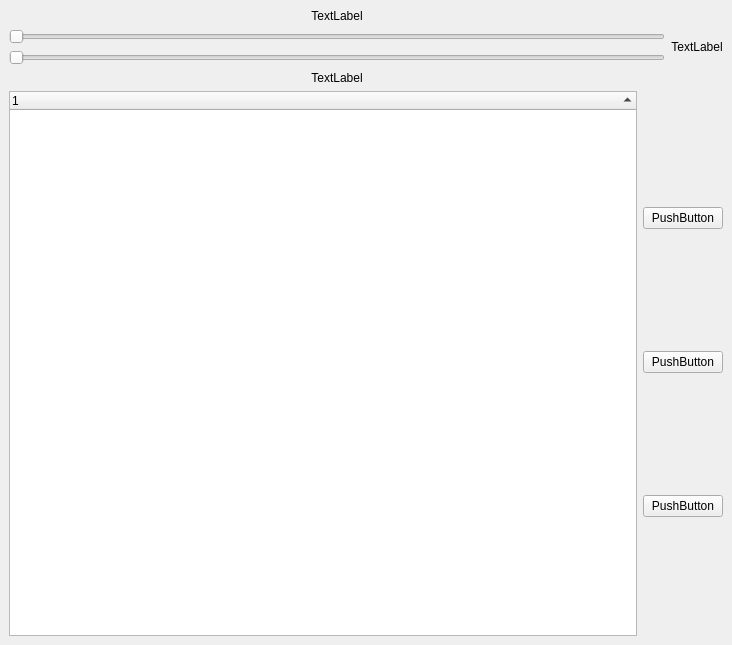
<?xml version="1.0" encoding="UTF-8"?>
<ui version="4.0">
 <class>MainWindow</class>
 <widget class="QMainWindow" name="MainWindow">
  <property name="geometry">
   <rect>
    <x>0</x>
    <y>0</y>
    <width>732</width>
    <height>645</height>
   </rect>
  </property>
  <property name="windowTitle">
   <string>MainWindow</string>
  </property>
  <widget class="QWidget" name="centralwidget">
   <layout class="QVBoxLayout" name="verticalLayout_3">
    <item>
     <layout class="QHBoxLayout" name="horizontalLayout_3">
      <item>
       <layout class="QVBoxLayout" name="verticalLayout_2">
        <item>
         <widget class="QLabel" name="label">
          <property name="text">
           <string>TextLabel</string>
          </property>
          <property name="alignment">
           <set>Qt::AlignCenter</set>
          </property>
         </widget>
        </item>
        <item>
         <widget class="QSlider" name="SlideTStop">
          <property name="orientation">
           <enum>Qt::Horizontal</enum>
          </property>
         </widget>
        </item>
        <item>
         <widget class="QSlider" name="SlideTStart">
          <property name="orientation">
           <enum>Qt::Horizontal</enum>
          </property>
         </widget>
        </item>
        <item>
         <widget class="QLabel" name="label_2">
          <property name="text">
           <string>TextLabel</string>
          </property>
          <property name="alignment">
           <set>Qt::AlignCenter</set>
          </property>
         </widget>
        </item>
       </layout>
      </item>
      <item>
       <widget class="QLabel" name="label_3">
        <property name="text">
         <string>TextLabel</string>
        </property>
        <property name="alignment">
         <set>Qt::AlignCenter</set>
        </property>
       </widget>
      </item>
     </layout>
    </item>
    <item>
     <layout class="QHBoxLayout" name="horizontalLayout_2">
      <item>
       <widget class="QTreeWidget" name="TreeCtr">
        <property name="sortingEnabled">
         <bool>true</bool>
        </property>
        <column>
         <property name="text">
          <string notr="true">1</string>
         </property>
        </column>
       </widget>
      </item>
      <item>
       <layout class="QVBoxLayout" name="verticalLayout">
        <item>
         <widget class="QPushButton" name="pushButton">
          <property name="text">
           <string>PushButton</string>
          </property>
         </widget>
        </item>
        <item>
         <widget class="QPushButton" name="pushButton_2">
          <property name="text">
           <string>PushButton</string>
          </property>
         </widget>
        </item>
        <item>
         <widget class="QPushButton" name="pushButton_3">
          <property name="text">
           <string>PushButton</string>
          </property>
         </widget>
        </item>
       </layout>
      </item>
     </layout>
    </item>
   </layout>
  </widget>
 </widget>
 <resources/>
 <connections/>
</ui>
